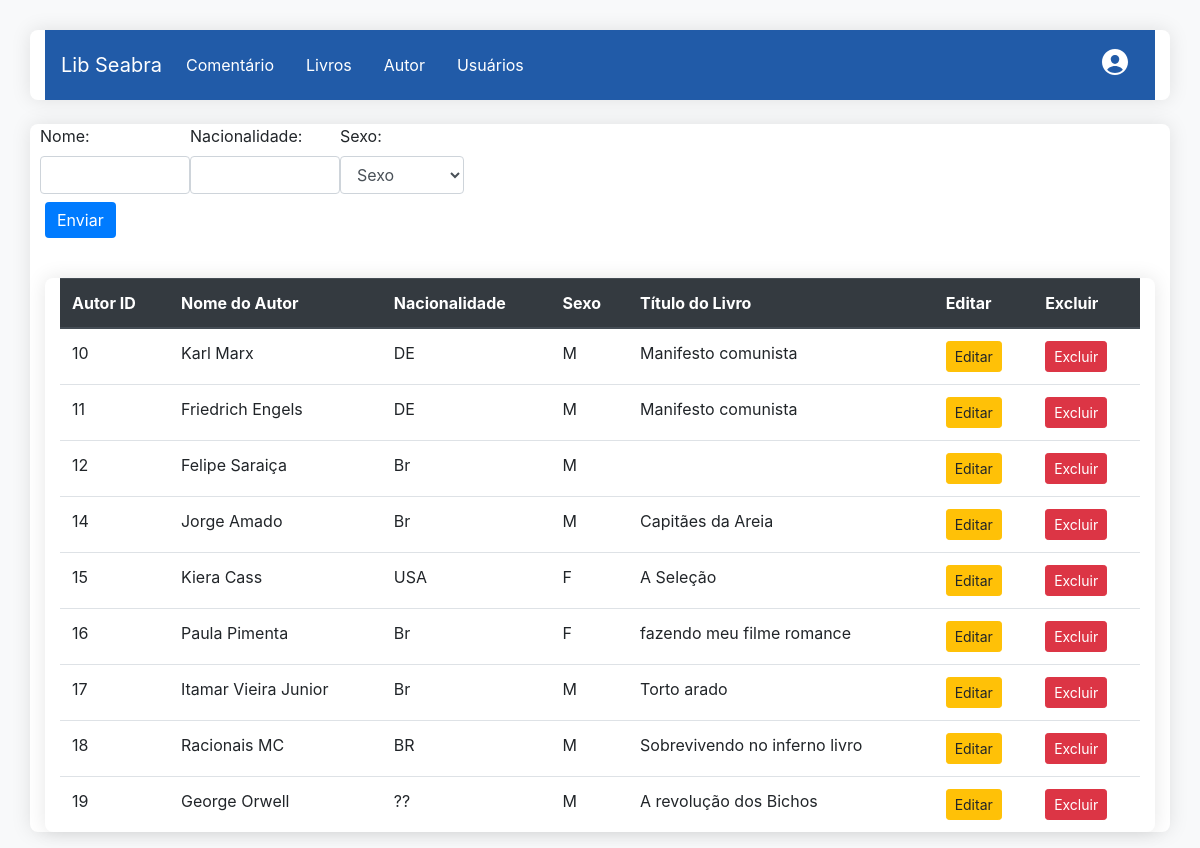
Page /admin/autor.php (signed in) on the committed database.
### tables this page shows
CREATE TABLE IF NOT EXISTS `autor` (
  `id` int NOT NULL AUTO_INCREMENT,
  `nome` varchar(50) NOT NULL DEFAULT '0',
  `nacionalidade` varchar(50) NOT NULL DEFAULT '0',
  `sexo` char(1) DEFAULT NULL,
  PRIMARY KEY (`id`)
);

### admin/autor.php (the view, shortened to what this page needs)
<?php
include('../protect/db.php');
include('./menu_adm.php');
$sql = "SELECT autor.id AS autor_id, autor.nome AS autor_nome, autor.nacionalidade, autor.sexo,
               GROUP_CONCAT(livros.titulo ORDER BY livros.titulo SEPARATOR ', ') AS livros
        FROM autor
        LEFT JOIN livro_autor ON autor.id = livro_autor.autor_id
        LEFT JOIN livros ON livro_autor.livro_id = livros.id
        GROUP BY autor.id";
$result = $conn->query($sql);
?>
<!DOCTYPE html>
<html lang="en">
<head>
    <link rel="stylesheet" href="https://stackpath.bootstrapcdn.com/bootstrap/4.3.1/css/bootstrap.min.css">
    <link rel="stylesheet" href="../css/tabela.css">
</head>
<body>
<div class="container mt-4">
    <form action="../protect/adiciona/adicionar_autor.php" method="post" enctype="multipart/form-data">
        <div class="form-row">
            <div class="">
                <label for="nome" class="form-label">Nome:</label>
                <input type="text" name="nome" id="nome" class="form-control" required>
            </div>
            <div class="">
                <label for="nacionalidade" class="form-label">Nacionalidade:</label>
                <input type="text" name="nacionalidade" id="nacionalidade" class="form-control" required>
            </div>
            <div class="">
                <label>Sexo:</label>
                <select name="sexo" class="form-control">
                    <option selected value="0">Sexo</option>
                </select>
            </div>
            <div class="col-md-6 mb-3">
                <button type="submit" class="btn btn-primary mt-2">Enviar</button>
            </div>
        </div>
    </form>
    <?php
    if ($result->num_rows > 0) {
        echo "<div class='container mt-4'>";
        echo "<table class='table'>";
        echo "<thead class='thead-dark'>";
        echo "<tr>";
        echo "<th>Autor ID</th>";
        echo "<th>Nome do Autor</th>";
        echo "<th>Nacionalidade</th>";
        echo "<th>Sexo</th>";
        echo "<th>Título do Livro</th>";
        echo "<th>Editar</th>";
        echo "<th>Excluir</th>";
        echo "</tr>";
        echo "</thead>";
        echo "<tbody>";
        while ($row = $result->fetch_assoc()) {
            echo "<tr>";
            echo "<td>" . $row["autor_id"] . "</td>";
            echo "<td>" . $row["autor_nome"] . "</td>";
            echo "<td>" . $row["nacionalidade"] . "</td>";
            echo "<td>" . $row["sexo"] . "</td>";
            echo "<td>" . $row["livros"] . "</td>";
            echo "<td>
                    <form action='./editar_autor.php' method='post' style='display: inline;'>
                        <input type='hidden' name='autor_id' value='{$row['autor_id']}'>
                        <button type='submit' class='btn btn-warning btn-sm'>Editar</button>
                    </form>
                </td>
                <td>
                    <form action='../protect/delet/deletar_autor.php' method='post' style='display: inline;'>
                        <input type='hidden' name='autor_id' value='{$row['autor_id']}'>
                        <button type='submit' class='btn btn-danger btn-sm'>Excluir</button>
                    </form>
                </td>
                </tr>";
        }
        echo "</tbody>";
        echo "</table></div>";
    } else {
        echo "Nenhum autor encontrado.";
    }
    ?>
</div>
</body>
</html>

### css/tabela.css (style rules this page uses)
body { background-color: #f8f9fa; }
.container { background-color: #fff; box-shadow: 0 0 20px rgba(0, 0, 0, 0.1); border-radius: 8px; margin-top: 30px; }
form { display: flex; }
.form-control { border-radius: 4px; }
input { max-width:150px; }
.btn-primary { background-color: #007bff; border: none; }

### rows in the picture
autor: id "10", nome "Karl Marx", nacionalidade "DE", sexo "M", livros "Manifesto comunista"
autor: id "11", nome "Friedrich Engels", nacionalidade "DE", sexo "M", livros "Manifesto comunista"
autor: id "12", nome "Felipe Saraiça", nacionalidade "Br", sexo "M"
autor: id "14", nome "Jorge Amado", nacionalidade "Br", sexo "M", livros "Capitães da Areia"
autor: id "15", nome "Kiera Cass", nacionalidade "USA", sexo "F", livros "A Seleção"
autor: id "16", nome "Paula Pimenta", nacionalidade "Br", sexo "F", livros "fazendo meu filme romance"
autor: id "17", nome "Itamar Vieira Junior", nacionalidade "Br", sexo "M", livros "Torto arado"
autor: id "18", nome "Racionais MC", nacionalidade "BR", sexo "M", livros "Sobrevivendo no inferno livro"
autor: id "19", nome "George Orwell", nacionalidade "??", sexo "M", livros "A revolução dos Bichos"
